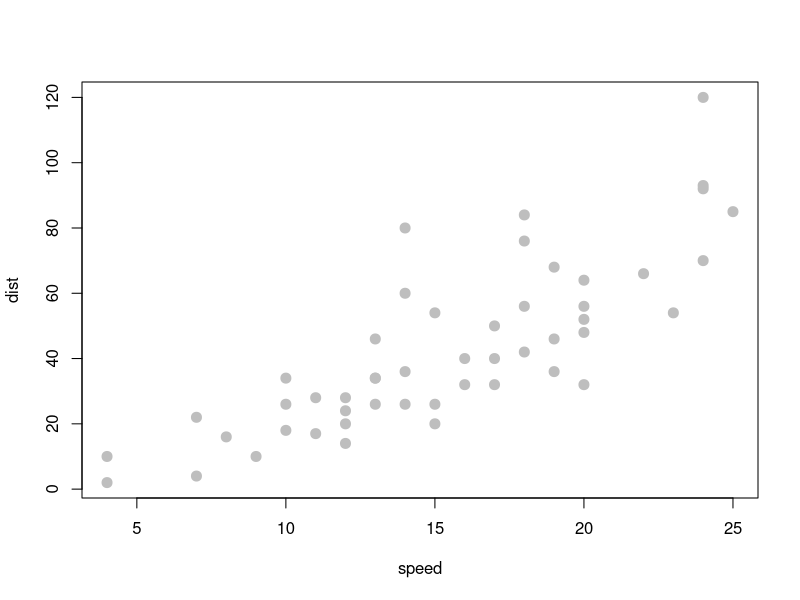

R code for this plot: (Note: this script raises an error after producing the figure.)
data()

?cars
View(cars)

str(cars)

head(cars)

dim(cars)

nrow(cars)

ncol(cars)

plot(dist~speed, data=cars,
     pch=20,
     cex=2,
     col='grey')

stop_distance=lm(dist~speed,data=cars)
stop_distance

confint(stop_distance,level=0.95)


summary(stop_distance)
summary(stop_distance)$sigma  #

c(beta_0_hat, beta_1_hat)

plot(dist~speed, data=cars,
     pch=20,
     cex=2,
     col='grey')
abline(stop_distance, lwd=3, col='darkorange')

fitted(stop_distance)

predict(stop_distance)



View(faithful)

wait = lm(eruptions ~ waiting, data=faithful)
wait

summary(wait)$sigma

plot(eruptions ~ waiting, data=faithful,
     pch=20,
     cex=2,
     col='grey')

abline(wait,lwd=3)




